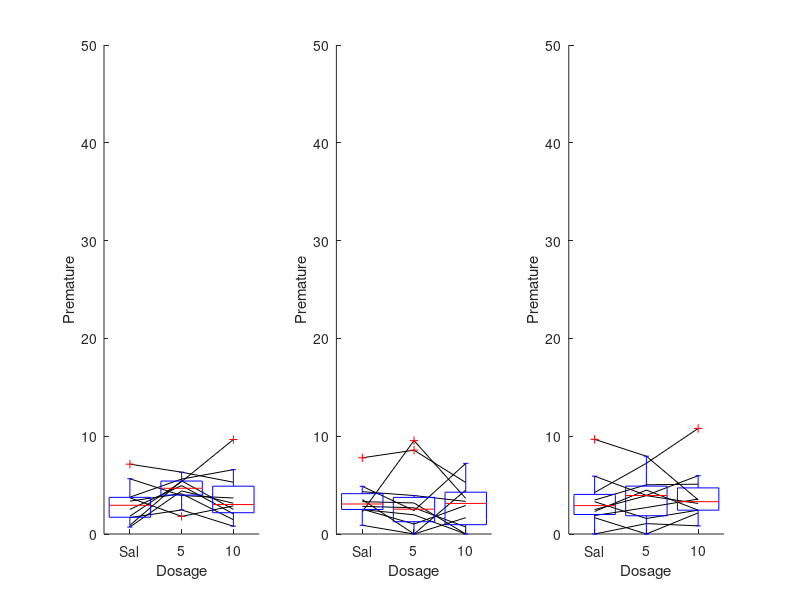
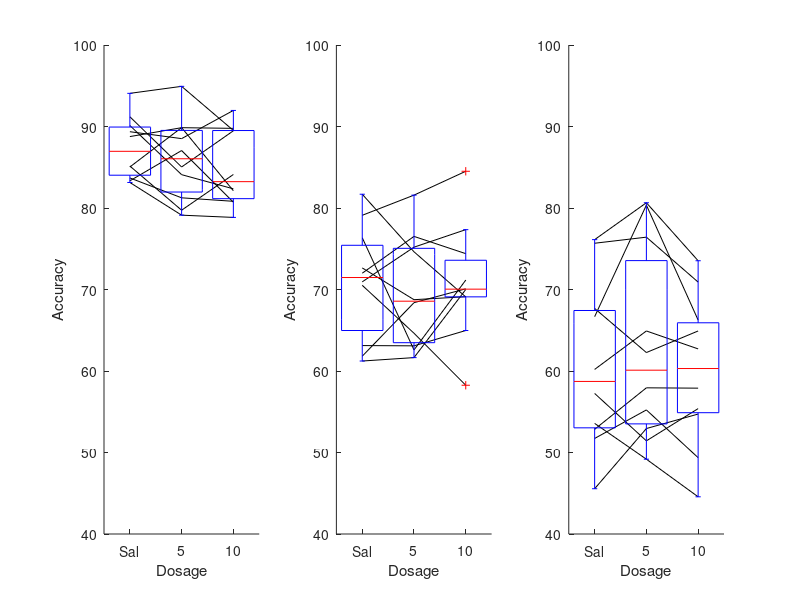
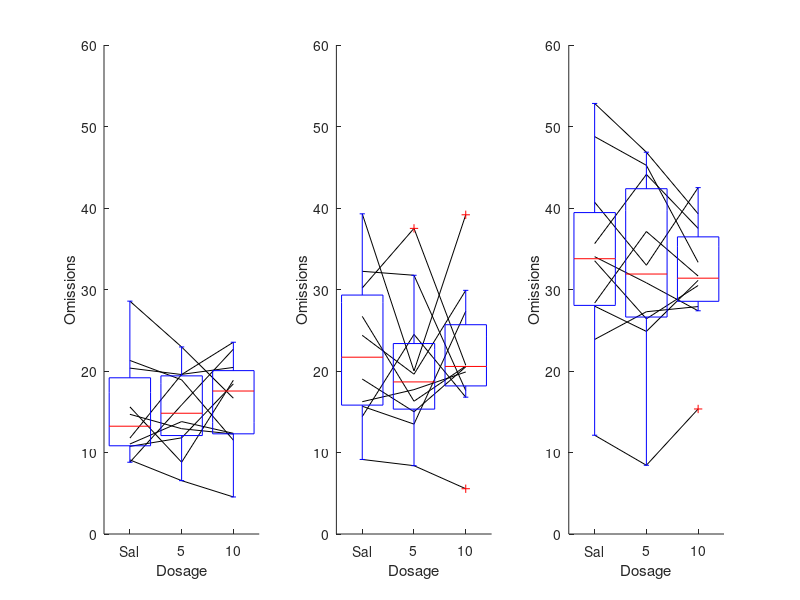

Write the MATLAB code that produced these figures, in order.
load DMSprematureSD
load DMSaccuracySD
load DMSomissionsSD

figure
for i = 1:3
    SalIx = find(prematureTestSD(:,2)==1 & prematureTestSD(:,3)==i);
    CNO5 = find(prematureTestSD(:,2)==2 & prematureTestSD(:,3)==i);
    CNO10 = find(prematureTestSD(:,2)==3 & prematureTestSD(:,3)==i);
    subplot(1,3,i)
    hold on
    plot([prematureTestSD(SalIx)'; prematureTestSD(CNO5)'; prematureTestSD(CNO10)'],'k')
    boxplot([prematureTestSD(SalIx) prematureTestSD(CNO5) prematureTestSD(CNO10)],'Labels',{'Sal','5','10'})
    % scatter(ones(size(GemOm(ai,1))).*(1+(rand(size(GemOm(ai,1)))-0.5)/5),GemOm(ai,1),20,'r','filled')
    % scatter(ones(size(GemOm(ai,2))).*(2+(rand(size(GemOm(ai,2)))-0.5)/5),GemOm(ai,2),20,'r','filled')
    % scatter(ones(size(GemOm(ai,3))).*(3+(rand(size(GemOm(ai,3)))-0.5)/5),GemOm(ai,3),20,'r','filled')
    ylabel('Premature')
    xlabel('Dosage');
    ylim([0 50])
end

figure
for i = 1:3
    SalIx = find(accuracyTestSD(:,2)==1 & accuracyTestSD(:,3)==i);
    CNO5 = find(accuracyTestSD(:,2)==2 & accuracyTestSD(:,3)==i);
    CNO10 = find(accuracyTestSD(:,2)==3 & accuracyTestSD(:,3)==i);
    subplot(1,3,i)
    hold on
    plot([accuracyTestSD(SalIx)'; accuracyTestSD(CNO5)'; accuracyTestSD(CNO10)'],'k')
    boxplot([accuracyTestSD(SalIx) accuracyTestSD(CNO5) accuracyTestSD(CNO10)],'Labels',{'Sal','5','10'})
    % scatter(ones(size(GemOm(ai,1))).*(1+(rand(size(GemOm(ai,1)))-0.5)/5),GemOm(ai,1),20,'r','filled')
    % scatter(ones(size(GemOm(ai,2))).*(2+(rand(size(GemOm(ai,2)))-0.5)/5),GemOm(ai,2),20,'r','filled')
    % scatter(ones(size(GemOm(ai,3))).*(3+(rand(size(GemOm(ai,3)))-0.5)/5),GemOm(ai,3),20,'r','filled')
    ylabel('Accuracy')
    xlabel('Dosage');
    ylim([40 100])
end

figure
for i = 1:3
    SalIx = find(omissionsTestSD(:,2)==1 & omissionsTestSD(:,3)==i);
    CNO5 = find(omissionsTestSD(:,2)==2 & omissionsTestSD(:,3)==i);
    CNO10 = find(omissionsTestSD(:,2)==3 & omissionsTestSD(:,3)==i);
    subplot(1,3,i)
    hold on
    plot([omissionsTestSD(SalIx)'; omissionsTestSD(CNO5)'; omissionsTestSD(CNO10)'],'k')
    boxplot([omissionsTestSD(SalIx) omissionsTestSD(CNO5) omissionsTestSD(CNO10)],'Labels',{'Sal','5','10'})
    % scatter(ones(size(GemOm(ai,1))).*(1+(rand(size(GemOm(ai,1)))-0.5)/5),GemOm(ai,1),20,'r','filled')
    % scatter(ones(size(GemOm(ai,2))).*(2+(rand(size(GemOm(ai,2)))-0.5)/5),GemOm(ai,2),20,'r','filled')
    % scatter(ones(size(GemOm(ai,3))).*(3+(rand(size(GemOm(ai,3)))-0.5)/5),GemOm(ai,3),20,'r','filled')
    ylabel('Omissions')
    xlabel('Dosage');
    ylim([0 60])
end